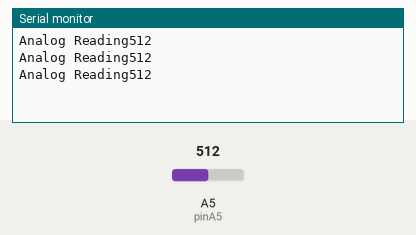
Simulated run of this sketch. Board: Arduino Uno, built with avr-gcc and run on an emulated ATmega328P. Parts: the last lines printed to the serial monitor. Inputs (shaded band) come from the test bench; at power-on: A5 (pinA5) = 512.

Above: at 1.3 s.
1.4 s: A5 (pinA5) set to 716
At 1.9 s:
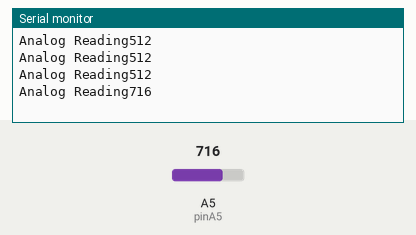
2.9 s: A5 (pinA5) set to 900
At 3.4 s:
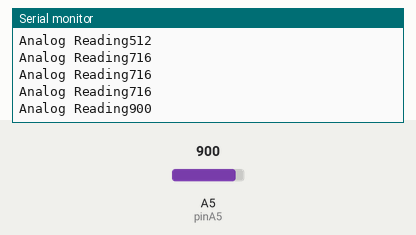
Timing chart, 0 to 5.9 s (numbered marks = the images above; inputs shaded):
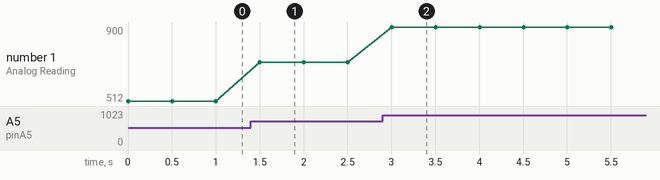

The sketch:

read_line_sensor.ino
```cpp
const int pinA5 = A5; // output pin on sensors connect A5 arduino

void setup() {
  // put your setup code here, to run once:
  Serial.begin(9600);
  pinMode(pinA5, INPUT);

}

void loop() {
  // put your main code here, to run repeatedly:
  Serial.print("\nAnalog Reading");
  Serial.print(analogRead(pinA5)); // value is 472- 475 in normal condition, 0 - 6 with white card in front of (accept range ( < 3cm)

  delay(500);
}
```

Measured:
- after the input at 1.4 s, the serial monitor: prints a new line after 0.10 s (image 1)
- after the input at 2.9 s, the serial monitor: prints a new line after 0.10 s (image 2)
- plotted number 1: 512 → 716 after the input at 1.4 s, 716 → 900 after the input at 2.9 s
